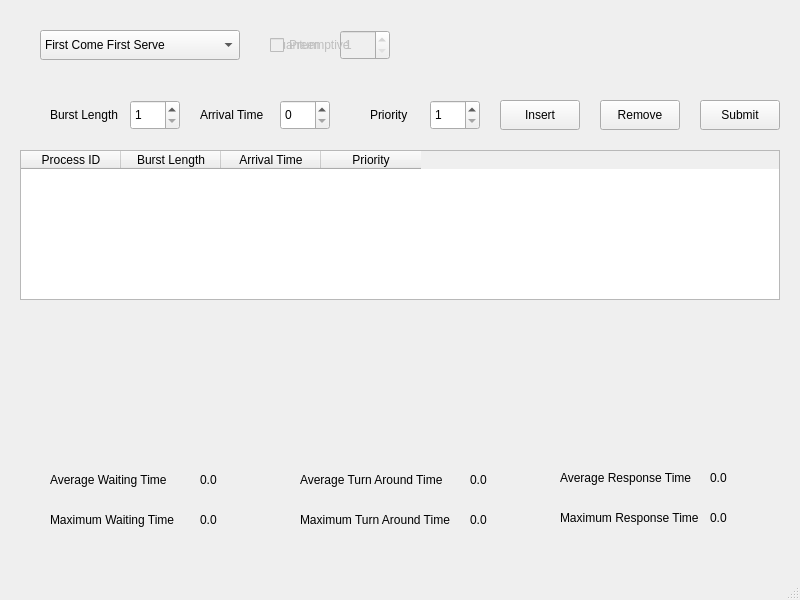
<?xml version="1.0" encoding="UTF-8"?>
<ui version="4.0">
 <class>MainWindow</class>
 <widget class="QMainWindow" name="MainWindow">
  <property name="geometry">
   <rect>
    <x>0</x>
    <y>0</y>
    <width>800</width>
    <height>600</height>
   </rect>
  </property>
  <property name="windowTitle">
   <string>MainWindow</string>
  </property>
  <widget class="QWidget" name="centralwidget">
   <widget class="QLabel" name="BurstLengthLabel">
    <property name="geometry">
     <rect>
      <x>50</x>
      <y>100</y>
      <width>71</width>
      <height>30</height>
     </rect>
    </property>
    <property name="text">
     <string>Burst Length</string>
    </property>
   </widget>
   <widget class="QLabel" name="QuantumLabel">
    <property name="enabled">
     <bool>false</bool>
    </property>
    <property name="geometry">
     <rect>
      <x>270</x>
      <y>30</y>
      <width>60</width>
      <height>30</height>
     </rect>
    </property>
    <property name="text">
     <string>Quantum</string>
    </property>
   </widget>
   <widget class="QComboBox" name="SchedulerComboBox">
    <property name="geometry">
     <rect>
      <x>40</x>
      <y>30</y>
      <width>200</width>
      <height>30</height>
     </rect>
    </property>
    <property name="currentIndex">
     <number>0</number>
    </property>
    <item>
     <property name="text">
      <string>First Come First Serve</string>
     </property>
    </item>
    <item>
     <property name="text">
      <string>Shortest Job First</string>
     </property>
    </item>
    <item>
     <property name="text">
      <string>Priority</string>
     </property>
    </item>
    <item>
     <property name="text">
      <string>Round Robin</string>
     </property>
    </item>
   </widget>
   <widget class="QLabel" name="AverageResponseTimeOutputLabel">
    <property name="geometry">
     <rect>
      <x>710</x>
      <y>470</y>
      <width>49</width>
      <height>16</height>
     </rect>
    </property>
    <property name="text">
     <string>0.0</string>
    </property>
   </widget>
   <widget class="QLabel" name="AverageResponseTimeLabel">
    <property name="geometry">
     <rect>
      <x>560</x>
      <y>470</y>
      <width>140</width>
      <height>16</height>
     </rect>
    </property>
    <property name="text">
     <string>Average Response Time</string>
    </property>
   </widget>
   <widget class="QSpinBox" name="PrioritySpinBox">
    <property name="enabled">
     <bool>true</bool>
    </property>
    <property name="geometry">
     <rect>
      <x>430</x>
      <y>100</y>
      <width>50</width>
      <height>30</height>
     </rect>
    </property>
    <property name="minimum">
     <number>1</number>
    </property>
    <property name="maximum">
     <number>9999</number>
    </property>
   </widget>
   <widget class="QLabel" name="AverageWaitingTimeLabel">
    <property name="geometry">
     <rect>
      <x>50</x>
      <y>470</y>
      <width>140</width>
      <height>20</height>
     </rect>
    </property>
    <property name="text">
     <string>Average Waiting Time</string>
    </property>
   </widget>
   <widget class="QPushButton" name="RemoveButton">
    <property name="geometry">
     <rect>
      <x>600</x>
      <y>100</y>
      <width>80</width>
      <height>30</height>
     </rect>
    </property>
    <property name="text">
     <string>Remove</string>
    </property>
   </widget>
   <widget class="QLabel" name="AverageTurnArounTimeOutputLabel">
    <property name="geometry">
     <rect>
      <x>470</x>
      <y>470</y>
      <width>63</width>
      <height>20</height>
     </rect>
    </property>
    <property name="text">
     <string>0.0</string>
    </property>
   </widget>
   <widget class="QLabel" name="AverageWaitingTimeOutputLabel">
    <property name="geometry">
     <rect>
      <x>200</x>
      <y>470</y>
      <width>40</width>
      <height>20</height>
     </rect>
    </property>
    <property name="text">
     <string>0.0</string>
    </property>
   </widget>
   <widget class="QLabel" name="MaximumTurnArounTimeOutputLabel">
    <property name="geometry">
     <rect>
      <x>470</x>
      <y>510</y>
      <width>63</width>
      <height>20</height>
     </rect>
    </property>
    <property name="text">
     <string>0.0</string>
    </property>
   </widget>
   <widget class="QSpinBox" name="BurstLengthSpinBox">
    <property name="geometry">
     <rect>
      <x>130</x>
      <y>100</y>
      <width>50</width>
      <height>30</height>
     </rect>
    </property>
    <property name="minimum">
     <number>1</number>
    </property>
    <property name="maximum">
     <number>9999</number>
    </property>
   </widget>
   <widget class="QLabel" name="MaximumWaitingTimeLabel">
    <property name="geometry">
     <rect>
      <x>50</x>
      <y>510</y>
      <width>140</width>
      <height>20</height>
     </rect>
    </property>
    <property name="text">
     <string>Maximum Waiting Time</string>
    </property>
   </widget>
   <widget class="QLabel" name="AverageTurnArounTimeLabel">
    <property name="geometry">
     <rect>
      <x>300</x>
      <y>470</y>
      <width>160</width>
      <height>20</height>
     </rect>
    </property>
    <property name="text">
     <string>Average Turn Around Time</string>
    </property>
   </widget>
   <widget class="QSpinBox" name="QuantumSpinBox">
    <property name="enabled">
     <bool>false</bool>
    </property>
    <property name="geometry">
     <rect>
      <x>340</x>
      <y>30</y>
      <width>50</width>
      <height>30</height>
     </rect>
    </property>
    <property name="minimum">
     <number>1</number>
    </property>
    <property name="maximum">
     <number>9999</number>
    </property>
   </widget>
   <widget class="QPushButton" name="SubmitButton">
    <property name="geometry">
     <rect>
      <x>700</x>
      <y>100</y>
      <width>80</width>
      <height>30</height>
     </rect>
    </property>
    <property name="text">
     <string>Submit</string>
    </property>
   </widget>
   <widget class="QPushButton" name="InesrtButton">
    <property name="geometry">
     <rect>
      <x>500</x>
      <y>100</y>
      <width>80</width>
      <height>30</height>
     </rect>
    </property>
    <property name="text">
     <string>Insert</string>
    </property>
   </widget>
   <widget class="QTableWidget" name="ProcessesTable">
    <property name="geometry">
     <rect>
      <x>20</x>
      <y>150</y>
      <width>760</width>
      <height>150</height>
     </rect>
    </property>
    <property name="columnCount">
     <number>4</number>
    </property>
    <column>
     <property name="text">
      <string>Process ID</string>
     </property>
    </column>
    <column>
     <property name="text">
      <string>Burst Length</string>
     </property>
    </column>
    <column>
     <property name="text">
      <string>Arrival Time</string>
     </property>
    </column>
    <column>
     <property name="text">
      <string>Priority</string>
     </property>
    </column>
   </widget>
   <widget class="QLabel" name="PriorityLabel">
    <property name="enabled">
     <bool>true</bool>
    </property>
    <property name="geometry">
     <rect>
      <x>370</x>
      <y>100</y>
      <width>50</width>
      <height>30</height>
     </rect>
    </property>
    <property name="text">
     <string>Priority</string>
    </property>
   </widget>
   <widget class="QLabel" name="MaximumTurnArounTimeLabel">
    <property name="geometry">
     <rect>
      <x>300</x>
      <y>510</y>
      <width>160</width>
      <height>20</height>
     </rect>
    </property>
    <property name="text">
     <string>Maximum Turn Around Time</string>
    </property>
   </widget>
   <widget class="QLabel" name="MaximumResponseTimeLabel">
    <property name="geometry">
     <rect>
      <x>560</x>
      <y>510</y>
      <width>140</width>
      <height>16</height>
     </rect>
    </property>
    <property name="text">
     <string>Maximum Response Time</string>
    </property>
   </widget>
   <widget class="QCheckBox" name="PreemptiveCheckBox">
    <property name="enabled">
     <bool>false</bool>
    </property>
    <property name="geometry">
     <rect>
      <x>270</x>
      <y>30</y>
      <width>100</width>
      <height>30</height>
     </rect>
    </property>
    <property name="text">
     <string>Preemptive</string>
    </property>
   </widget>
   <widget class="QSpinBox" name="ArrivalTimeSpinBox">
    <property name="geometry">
     <rect>
      <x>280</x>
      <y>100</y>
      <width>50</width>
      <height>30</height>
     </rect>
    </property>
    <property name="minimum">
     <number>0</number>
    </property>
    <property name="maximum">
     <number>9999</number>
    </property>
   </widget>
   <widget class="QLabel" name="MaximumWaitingTimeOutputLabel">
    <property name="geometry">
     <rect>
      <x>200</x>
      <y>510</y>
      <width>40</width>
      <height>20</height>
     </rect>
    </property>
    <property name="text">
     <string>0.0</string>
    </property>
   </widget>
   <widget class="QLabel" name="MaximumResponseTimeOutputLabel">
    <property name="geometry">
     <rect>
      <x>710</x>
      <y>510</y>
      <width>49</width>
      <height>16</height>
     </rect>
    </property>
    <property name="text">
     <string>0.0</string>
    </property>
   </widget>
   <widget class="QLabel" name="ArrivalTimeLabel">
    <property name="geometry">
     <rect>
      <x>200</x>
      <y>100</y>
      <width>71</width>
      <height>30</height>
     </rect>
    </property>
    <property name="text">
     <string>Arrival Time</string>
    </property>
   </widget>
  </widget>
  <widget class="QMenuBar" name="menubar">
   <property name="geometry">
    <rect>
     <x>0</x>
     <y>0</y>
     <width>800</width>
     <height>25</height>
    </rect>
   </property>
  </widget>
  <widget class="QStatusBar" name="statusbar"/>
 </widget>
 <resources/>
 <connections/>
</ui>
